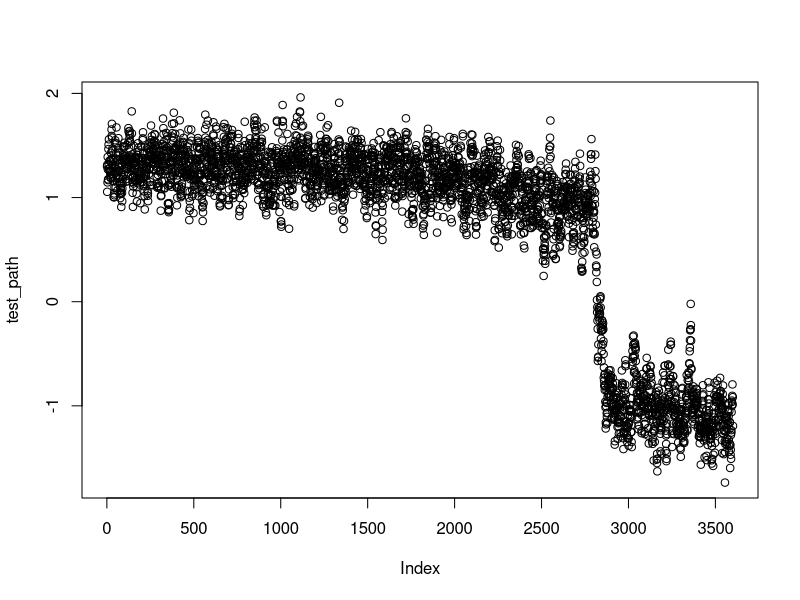

Write R code to recreate this figure.
## ---- chunk 1
beta_4 <- 1
beta_2 <- 1
lambda_0 <- 1
lambda_c <- -0.5
t <- seq(0, 300, by = 1/12)
t_0 <- 100
tau <- 200
t_end <- t_0 + tau
h <- c(rep(0, 1200), seq(from = 0, to = 1, length.out = 2401))
lambda_t <- (1-h)*lambda_0 + h*lambda_c
x_0 <- 1.3
dt <- 1/12
nloop <- 20
sigma <- 0.5
## ---- chunk 2
make_path <- function(x_0 = 1.3, betas = c(1,1), lambda_t, dt = 1/12, nloop = 20, sigma = 0.5){
  delta_t <- dt/nloop
  beta_4 <- betas[1]
  beta_2 <- betas[2]
  drift <- function(x, lambda){
    out <- -(beta_4*x^3) + (beta_2)*x + lambda
    out
  }
  X <- numeric(length = length(lambda_t))
  X[1] <- x_0
  dW <- rnorm(n = length(lambda_t), mean = 0, sd = 1)
  for (i in (2:length(lambda_t))){
    X[i] <- X[i-1] + drift(X[i-1],lambda_t[i-1])*dt + dW[i-1]*sigma*sqrt(dt)
  }
  X
}
test_path <- make_path(lambda_t = lambda_t)
plot(test_path)
